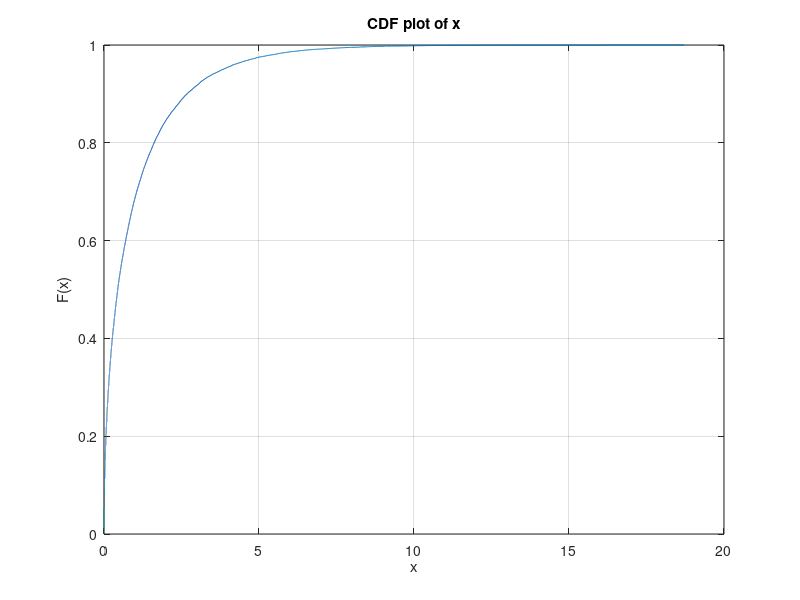

The MATLAB script that drew this image: (Note: this script raises an error after producing the figure.)
%%
% 17.8 will use a small subset of gaussian samples, transform to chi
% square the distances and make new N(0,1) samples.
%
% 13.8 draft. still does not work well
% 10.8 test for non Gaussian data

clc; clear; close all;
rng('default');

%%
mu = 0; sigma = 1; 
omega = 0.1; 
beta = 2*sigma^2/omega^2;

% Generate N points from some distribution (here, this is a gaussian
% mixture)
N = 1001;
mu1 = 1; sigma1 = omega; 
mu2 = 3; sigma2 = omega;
x_orig = [mu1 + sigma1*randn(floor(N/2),1); mu2 + sigma2*randn(ceil(N/2),1) ]; 

% first N/2 points are nodes close to the point mu1. last N/2 points are
% nodes close to mu2.
% also note that sigma1=sigma2=omega, since I want the Gaussian kernel to
% reflect correctly the closeness of points on the original manifold
used_ind = 1:N/4;
v = x_orig(used_ind, :);

d = pdist(v, 'euclidean');
z = d.^2/(2*omega^2); % normalized squared distances. Should be distributed as chi-square, since here, the nodes are Gaussian points in R
figure(1); clf;
h = cdfplot(z); hold on;
k = size(v,2);
plot(z, cdf('Chisquare', z, k), '.');
legend('z estimated CDF', 'Chi squared CDF');
h.LineStyle = ':';
h.Marker = 's';
title('CDF of squared distances on original manifold');

%%
% In the general case, the squared distances on the original manifold are
% not chi-square distributed.
% Transform squared distances to chi-squared distribution using the inverse
% probability integral transform:

f = h.YData'; %CDF estimated values
ind = f > 0.01 & f < 0.99;
f = f(ind);
pos = h.XData';
pos = pos(ind);
pos_tilde = icdf('Chisquare', f, k); %G^{-1} mapping

% Model G^{-1}(F) which maps original squared distances to new squared
% distances
PolyOrder = 5;
A = ModelPolyMatrix(pos, PolyOrder);
c_hat = lsqnonneg(A, pos_tilde(:)); % to assure monotone solution restricting to non negative coefs

figure(2); clf;
plot(A*c_hat, '.');
xlabel('z');
ylabel('tilde z');
grid;

%% Use this model to obtain square distances on the new manifold:
B = ModelPolyMatrix(d(:).^2, PolyOrder);
z_tilde=B*c_hat;
d_tilde = sqrt(z_tilde);

[Y, lam] = cmdscale(d_tilde',15);
v_tilde = Y(:,1);
figure(3); clf;
subplot(211); plot(v, v_tilde, 'x'); xlabel('v'); ylabel('tilde v'); title('mapping from original nodes positions to new nodes positions');
subplot(212); plot(d, d_tilde, 'x', sort(d), sort(d), 'k.-'); 
xlabel('d'); ylabel('tilde d'); title('mapping from the original distances to new distances');

%% define mapping from w to tilde_w:
w_vec = exp(-z(:));
w_tilde_vec = exp(-z_tilde);
C = ModelPolyMatrix(w_vec(:), PolyOrder);
q = pinv(C'*C)*(C'*w_tilde_vec);

figure(4); clf;
hold on; plot(w_vec, w_tilde_vec, '.', 'DisplayName', 'tilde w');
plot(w_vec, C*q, 'o', 'DisplayName', 'model');
xlabel('w');
legend();
% unfortunatelly this is not the mapping in the spectrum domain. We need to
% think how to compute that.

%% show numerical eigenvectors of the full set and analytical eigefunctions:
all_ind = 1:N/2; %use first cluster
z_all = abs((x_orig(all_ind,:)-x_orig(all_ind,:)').^2)/(2*omega^2);
W=exp(-z_all);
M = 5;
[V, La] = eigs(W,M);
figure(5); clf;
subplot(311); plot(x_orig(all_ind,1),V,'.'); title('numerical');

% calc analytical expressions (only on the first N/4 entries here)
[Phi_a, lambda_a] = CalcAnalytical(v_tilde, mu, sigma, omega);
p_of_x = normpdf(v_tilde, mu, omega);


R = Phi_a'*Phi_a,
% normalization issue...
[rV, rLa] = eig(R); minusSqrtR=rV*diag(1./sqrt(diag(rLa)));
% orthogonalize:
nPhi_a = Phi_a*minusSqrtR; % normalized phi analytic
nPhi_a'*nPhi_a,
subplot(312), plot(v_tilde, Phi_a, '.'); title('analytical')

% numeric on the new manifold:
W_tilde=exp(-abs((v_tilde-v_tilde').^2)/(2*omega^2));
[tV, tLa] = eigs(W_tilde,M);
subplot(313); plot(v_tilde, tV, '.'); title('numerical on the new manifold')


%% make a noisy graph signal
f=V*randn(M,1); % Assume that the signal lies exactly in the lower numerical eigenspace
noisy_f = f+ 0.1*randn(size(f));
% now we will remove the noise by projecting onto the lower eigenspace:
% first use the original eigenvectors:
noisy_f_transform = V'*noisy_f;
f_cleaned = V*noisy_f_transform;

figure(6); clf;
h=plot(x_orig(all_ind,1),f,'*',x_orig(all_ind), noisy_f, 'x', x_orig(all_ind), f_cleaned, 's', 'MarkerSize', 3);
xlabel('node v_i pos'); 
legend('original graph signal', 'measured noisy version', 'cleaned using full numerical eigenspace');
h(1).MarkerSize=7;

% clean using the new eigenvectors
f_cleaned2 = tV*(tV'*noisy_f(1:N/4));
hold on;
plot(x_orig(1:N/4), f_cleaned2, '.', 'DisplayName', 'cleaned by projecting onto W-tilde numerical and whitened vectors'); legend;

function A = ModelPolyMatrix(pos, PolyOrder)
A = zeros(length(pos), PolyOrder+1);
for n=0:PolyOrder
    A(:,n+1)=pos.^n;
end
end

function [Phi_a, lambda_a] = CalcAnalytical(x,mu,sigma,omega)
if nargin<4 || isempty(omega)
    omega = 1;
end
if nargin<3 || isempty(sigma)
    sigma = 1;
end
N = length(x);
beta = 2*sigma^2/omega^2;
hermite_arg = (1/4 + beta/2)^(1/4)*(x-mu)/sigma;
M = 5;
Hm = zeros(N,M);
Phi_a = zeros(N,M);
lambda_a = zeros(M,1);
exp_term = exp( -((x-mu).^2/(2*sigma^2)) * ((sqrt(1+2*beta)-1)/2) );
for m=0:M-1
    Hm(:,m+1) = hermiteH(m, hermite_arg);
    normFactor = (1+2*beta)^(1/8)/sqrt(2^m*factorial(m));
    Phi_a(:,m+1) = normFactor * exp_term .* Hm(:,m+1);
    lambda_a = sqrt(2/(1+beta+sqrt(1+2*beta))) * (beta/(1+beta+sqrt(1+2*beta)))^m;
end
end
